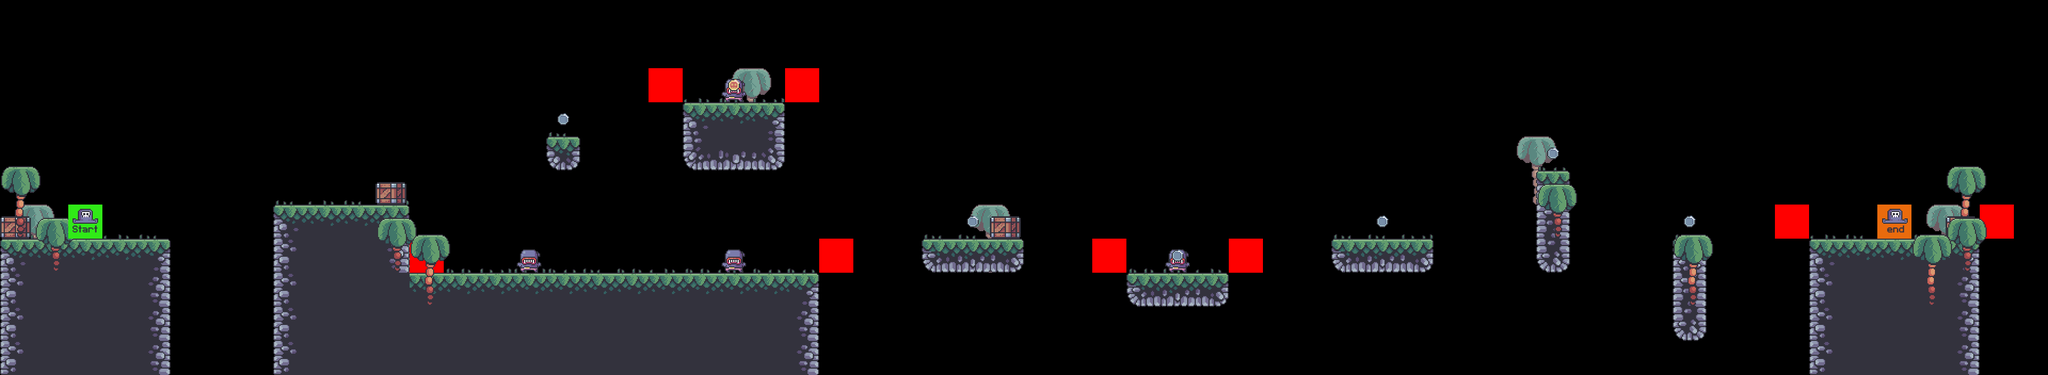

The image is a tile-based game level rendered from a .tmx file. Its description and source (layers, tilesets, objects; grid data summarised) follow:
An orthogonal 60x11 tile map with 64x64 px tiles, 9 tile layers (bg_palms, terrain, grass, crates, ...), 7 tilesets.

<map version="1.10" tiledversion="1.10.1" orientation="orthogonal" renderorder="right-down" width="60" height="11" tilewidth="64" tileheight="64" infinite="0" nextlayerid="10" nextobjectid="1">
 <editorsettings>
  <export target="../2/level_2.csv" format="csv" />
 </editorsettings>
 <tileset firstgid="1" source="../tile_sets/terrain_tiles.tsx" />
 <tileset firstgid="17" source="../tile_sets/coin_tiles.tsx" />
 <tileset firstgid="19" source="../tile_sets/grass_teils.tsx" />
 <tileset firstgid="24" source="../tile_sets/palms.tsx" />
 <tileset firstgid="27" source="../tile_sets/crate.tsx" />
 <tileset firstgid="28" source="../tile_sets/setup_tiles.tsx" />
 <tileset firstgid="30" source="../tile_sets/e_setup_tile.tsx" />
 <layer id="5" name="bg_palms" width="60" height="11">
  <data>[660 cells, 6 non-empty, 1 distinct tile ids]</data>
 </layer>
 <layer id="1" name="terrain" width="60" height="11">
  <data>[660 cells, 118 non-empty, 16 distinct tile ids]</data>
 </layer>
 <layer id="3" name="grass" width="60" height="11">
  <data>[660 cells, 41 non-empty, 5 distinct tile ids]</data>
 </layer>
 <layer id="6" name="crates" width="60" height="11">
  <data>[660 cells, 5 non-empty, 1 distinct tile ids]</data>
 </layer>
 <layer id="8" name="enemies" width="60" height="11">
  <data>[660 cells, 5 non-empty, 1 distinct tile ids]</data>
 </layer>
 <layer id="9" name="constraints" width="60" height="11">
  <data>[660 cells, 8 non-empty, 1 distinct tile ids]</data>
 </layer>
 <layer id="4" name="fg_palms" width="60" height="11">
  <data>[660 cells, 9 non-empty, 2 distinct tile ids]</data>
 </layer>
 <layer id="2" name="coins" width="60" height="11">
  <data>[660 cells, 7 non-empty, 2 distinct tile ids]</data>
 </layer>
 <layer id="7" name="player" width="60" height="11">
  <data>[660 cells, 2 non-empty, 2 distinct tile ids]</data>
 </layer>
</map>
